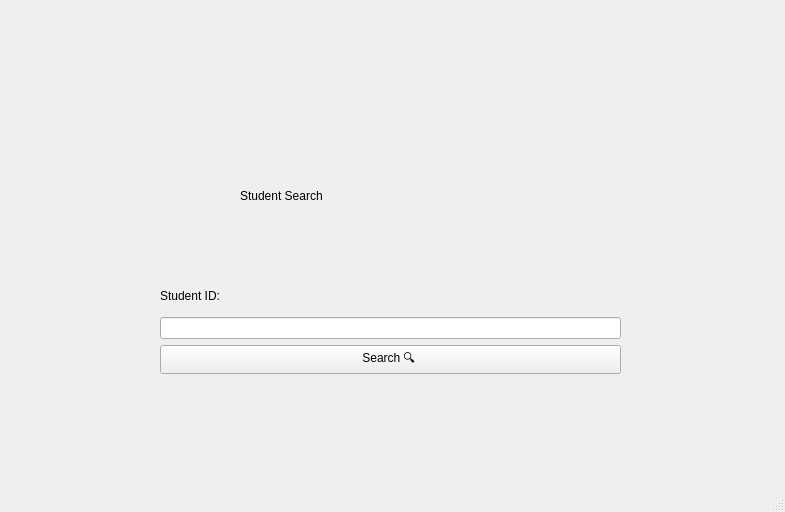
<?xml version="1.0" encoding="UTF-8"?>
<ui version="4.0">
 <class>StudentSearchScreen</class>
 <widget class="QMainWindow" name="StudentSearchScreen">
  <property name="geometry">
   <rect>
    <x>0</x>
    <y>0</y>
    <width>785</width>
    <height>512</height>
   </rect>
  </property>
  <property name="windowTitle">
   <string>MainWindow</string>
  </property>
  <widget class="QWidget" name="centralwidget">
   <widget class="QLabel" name="label">
    <property name="geometry">
     <rect>
      <x>240</x>
      <y>130</y>
      <width>351</width>
      <height>131</height>
     </rect>
    </property>
    <property name="text">
     <string>Student Search </string>
    </property>
   </widget>
   <widget class="QWidget" name="layoutWidget">
    <property name="geometry">
     <rect>
      <x>160</x>
      <y>280</y>
      <width>461</width>
      <height>94</height>
     </rect>
    </property>
    <layout class="QVBoxLayout" name="verticalLayout">
     <item>
      <widget class="QLabel" name="label_2">
       <property name="text">
        <string>Student ID:</string>
       </property>
      </widget>
     </item>
     <item>
      <widget class="QLineEdit" name="lineEdit"/>
     </item>
     <item>
      <widget class="QPushButton" name="pushButton">
       <property name="text">
        <string>Search 🔍 </string>
       </property>
      </widget>
     </item>
    </layout>
   </widget>
  </widget>
  <widget class="QStatusBar" name="statusbar"/>
 </widget>
 <resources/>
 <connections/>
</ui>
